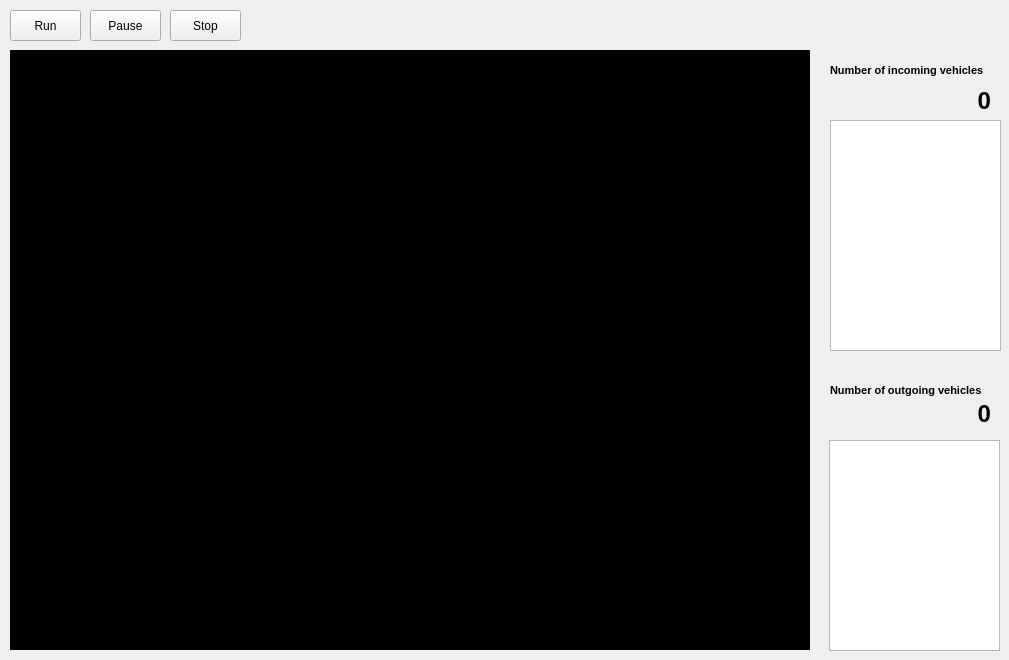
<?xml version="1.0" encoding="UTF-8"?>
<ui version="4.0">
 <class>GariAman</class>
 <widget class="QWidget" name="GariAman">
  <property name="geometry">
   <rect>
    <x>0</x>
    <y>0</y>
    <width>1009</width>
    <height>660</height>
   </rect>
  </property>
  <property name="windowTitle">
   <string>GARIAMAN</string>
  </property>
  <widget class="QPushButton" name="bt_run">
   <property name="enabled">
    <bool>true</bool>
   </property>
   <property name="geometry">
    <rect>
     <x>10</x>
     <y>10</y>
     <width>71</width>
     <height>31</height>
    </rect>
   </property>
   <property name="text">
    <string>Run</string>
   </property>
  </widget>
  <widget class="QPushButton" name="bt_stop">
   <property name="geometry">
    <rect>
     <x>170</x>
     <y>10</y>
     <width>71</width>
     <height>31</height>
    </rect>
   </property>
   <property name="text">
    <string>Stop</string>
   </property>
  </widget>
  <widget class="QListView" name="lv_plates_in">
   <property name="geometry">
    <rect>
     <x>830</x>
     <y>120</y>
     <width>171</width>
     <height>231</height>
    </rect>
   </property>
  </widget>
  <widget class="QLabel" name="l_image1">
   <property name="enabled">
    <bool>true</bool>
   </property>
   <property name="geometry">
    <rect>
     <x>10</x>
     <y>50</y>
     <width>800</width>
     <height>600</height>
    </rect>
   </property>
   <property name="baseSize">
    <size>
     <width>640</width>
     <height>640</height>
    </size>
   </property>
   <property name="layoutDirection">
    <enum>Qt::LeftToRight</enum>
   </property>
   <property name="autoFillBackground">
    <bool>false</bool>
   </property>
   <property name="styleSheet">
    <string notr="true">background:black</string>
   </property>
   <property name="text">
    <string>1</string>
   </property>
   <property name="alignment">
    <set>Qt::AlignLeading|Qt::AlignLeft|Qt::AlignTop</set>
   </property>
  </widget>
  <widget class="QPushButton" name="bt_pause">
   <property name="geometry">
    <rect>
     <x>90</x>
     <y>10</y>
     <width>71</width>
     <height>31</height>
    </rect>
   </property>
   <property name="text">
    <string>Pause</string>
   </property>
  </widget>
  <widget class="QListView" name="lv_plates_out">
   <property name="geometry">
    <rect>
     <x>829</x>
     <y>440</y>
     <width>171</width>
     <height>211</height>
    </rect>
   </property>
  </widget>
  <widget class="QLabel" name="l_number_in">
   <property name="geometry">
    <rect>
     <x>830</x>
     <y>90</y>
     <width>161</width>
     <height>21</height>
    </rect>
   </property>
   <property name="font">
    <font>
     <family>Arial</family>
     <pointsize>18</pointsize>
     <weight>75</weight>
     <bold>true</bold>
    </font>
   </property>
   <property name="text">
    <string>0</string>
   </property>
   <property name="alignment">
    <set>Qt::AlignRight|Qt::AlignTrailing|Qt::AlignVCenter</set>
   </property>
  </widget>
  <widget class="QLabel" name="l_number_out">
   <property name="geometry">
    <rect>
     <x>830</x>
     <y>400</y>
     <width>161</width>
     <height>31</height>
    </rect>
   </property>
   <property name="font">
    <font>
     <family>Arial</family>
     <pointsize>18</pointsize>
     <weight>75</weight>
     <bold>true</bold>
    </font>
   </property>
   <property name="text">
    <string>0</string>
   </property>
   <property name="textFormat">
    <enum>Qt::AutoText</enum>
   </property>
   <property name="scaledContents">
    <bool>false</bool>
   </property>
   <property name="alignment">
    <set>Qt::AlignRight|Qt::AlignTop|Qt::AlignTrailing</set>
   </property>
  </widget>
  <widget class="QLabel" name="l_number_out_text">
   <property name="geometry">
    <rect>
     <x>830</x>
     <y>380</y>
     <width>161</width>
     <height>21</height>
    </rect>
   </property>
   <property name="font">
    <font>
     <family>Arial</family>
     <pointsize>8</pointsize>
     <weight>75</weight>
     <bold>true</bold>
    </font>
   </property>
   <property name="text">
    <string>Number of outgoing vehicles</string>
   </property>
   <property name="textFormat">
    <enum>Qt::AutoText</enum>
   </property>
   <property name="scaledContents">
    <bool>false</bool>
   </property>
  </widget>
  <widget class="QLabel" name="l_number_in_text">
   <property name="geometry">
    <rect>
     <x>830</x>
     <y>60</y>
     <width>161</width>
     <height>20</height>
    </rect>
   </property>
   <property name="font">
    <font>
     <family>Arial</family>
     <pointsize>8</pointsize>
     <weight>75</weight>
     <bold>true</bold>
    </font>
   </property>
   <property name="text">
    <string>Number of incoming vehicles</string>
   </property>
   <property name="textFormat">
    <enum>Qt::AutoText</enum>
   </property>
   <property name="scaledContents">
    <bool>false</bool>
   </property>
  </widget>
 </widget>
 <resources/>
 <connections/>
</ui>
